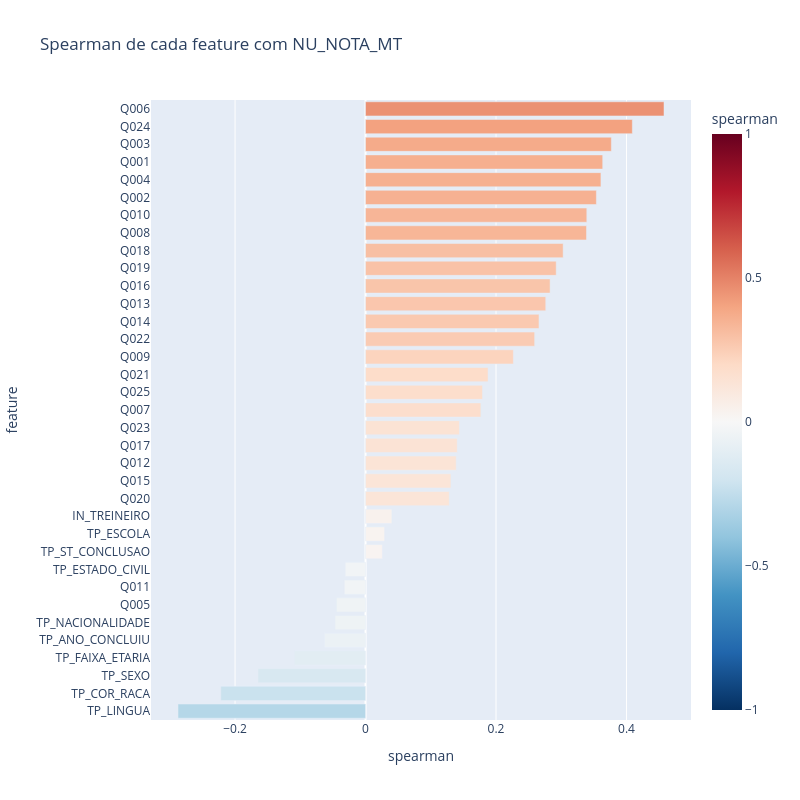

The code cell stored with this chart in its notebook:
### Code cell
dados = corr_alvo.sort_values().reset_index()
dados.columns = ["feature", "spearman"]

fig = px.bar(
    dados, x="spearman", y="feature", orientation="h",
    color="spearman", color_continuous_scale="RdBu_r", range_color=[-1, 1],
    title="Spearman de cada feature com NU_NOTA_MT",
)
fig.update_layout(width=800, height=800)
fig.show()

### Figure 1 — Plotly figure (JSON) as saved in the notebook; plotly's stock layout.template omitted (floating-point values rounded to 4 significant figures)
{"data": [{"hovertemplate": "spearman=%{marker.color}<br>feature=%{y}<extra></extra>", "legendgroup": "", "marker": {"color": [-0.2874, -0.2218, -0.1648, -0.1092, -0.06308, -0.04684, -0.04465, -0.03254, -0.03114, 0.02584, 0.0292, 0.04045, 0.1284, 0.1309, 0.139, 0.1406, 0.144, 0.1768, 0.1792, 0.1878, 0.2266, 0.2592, 0.2659, 0.2762, 0.2829, 0.2922, 0.3029, 0.3387, 0.3391, 0.3538, 0.3608, 0.3635, 0.3768, 0.4089, 0.4575], "coloraxis": "coloraxis", "pattern": {"shape": ""}}, "name": "", "orientation": "h", "showlegend": false, "textposition": "auto", "type": "bar", "x": [-0.2874, -0.2218, -0.1648, -0.1092, -0.06308, -0.04684, -0.04465, -0.03254, -0.03114, 0.02584, 0.0292, 0.04045, 0.1284, 0.1309, 0.139, 0.1406, 0.144, 0.1768, 0.1792, 0.1878, 0.2266, 0.2592, 0.2659, 0.2762, 0.2829, 0.2922, 0.3029, 0.3387, 0.3391, 0.3538, 0.3608, 0.3635, 0.3768, 0.4089, 0.4575], "xaxis": "x", "y": ["TP_LINGUA", "TP_COR_RACA", "TP_SEXO", "TP_FAIXA_ETARIA", "TP_ANO_CONCLUIU", "TP_NACIONALIDADE", "Q005", "Q011", "TP_ESTADO_CIVIL", "TP_ST_CONCLUSAO", "TP_ESCOLA", "IN_TREINEIRO", "Q020", "Q015", "Q012", "Q017", "Q023", "Q007", "Q025", "Q021", "Q009", "Q022", "Q014", "Q013", "Q016", "Q019", "Q018", "Q008", "Q010", "Q002", "Q004", "Q001", "Q003", "Q024", "Q006"], "yaxis": "y"}], "layout": {"barmode": "relative", "coloraxis": {"autocolorscale": false, "cmax": 1, "cmin": -1, "colorbar": {"title": {"text": "spearman"}}, "colorscale": [[0, "rgb(5,48,97)"], [0.1, "rgb(33,102,172)"], [0.2, "rgb(67,147,195)"], [0.3, "rgb(146,197,222)"], [0.4, "rgb(209,229,240)"], [0.5, "rgb(247,247,247)"], [0.6, "rgb(253,219,199)"], [0.7, "rgb(244,165,130)"], [0.8, "rgb(214,96,77)"], [0.9, "rgb(178,24,43)"], [1, "rgb(103,0,31)"]]}, "height": 800, "legend": {"tracegroupgap": 0}, "title": {"text": "Spearman de cada feature com NU_NOTA_MT"}, "width": 800, "xaxis": {"anchor": "y", "domain": [0, 1], "title": {"text": "spearman"}}, "yaxis": {"anchor": "x", "domain": [0, 1], "title": {"text": "feature"}}}}
